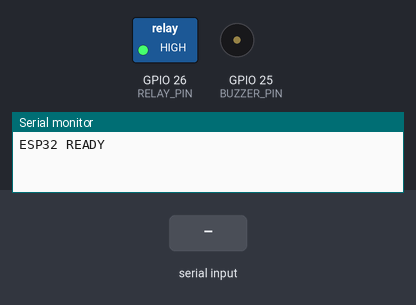
The sketch below on a simulated ESP32. Shown: switched loads named in the sketch (green lamp = pin HIGH), buzzer (waves = sounding, pin HIGH), the last lines printed to the serial monitor. The inputs (shaded band) are chosen by the test bench.

Above: at 1.2 s.
1.3 s: "DANGER\n" received over Serial
At 2.0 s:
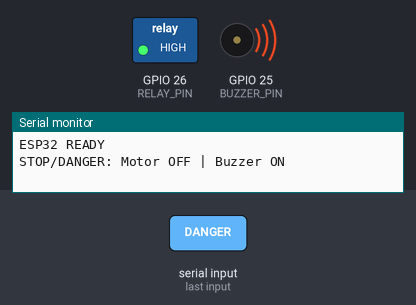
2.8 s: "SAFE\n" received over Serial
At 3.1 s:
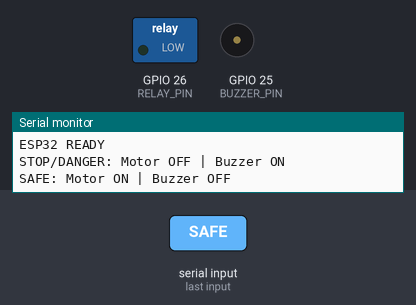
4.3 s: "STOP\n" received over Serial
At 5.5 s:
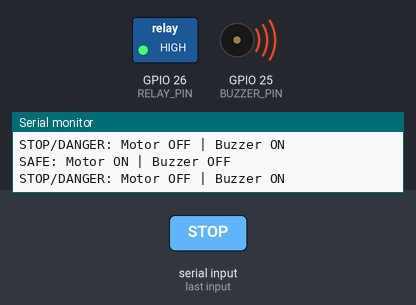
Timing chart, 0 to 7.3 s (numbered marks = the images above; inputs shaded):
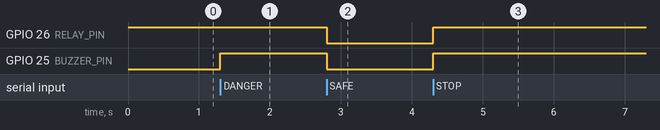

Measured:
- after the input at 1.3 s, GPIO 25 (BUZZER_PIN): LOW → HIGH at once
- after the input at 2.8 s, GPIO 26 (RELAY_PIN), GPIO 25 (BUZZER_PIN): HIGH → LOW at once
- after the input at 4.3 s, GPIO 26 (RELAY_PIN), GPIO 25 (BUZZER_PIN): LOW → HIGH at once

The sketch:

Connect1.ino.ino
```cpp
// ================= PIN DEFINITIONS =================
#define RELAY_PIN 26     // Relay (ACTIVE LOW) → Motor
#define BUZZER_PIN 25   // Buzzer

char buffer[10];  // to store incoming data

// ================= SETUP =================
void setup() {
  Serial.begin(115200);
  Serial.setTimeout(10);   // ⬅️ reduce timeout to 10 ms

  pinMode(RELAY_PIN, OUTPUT);
  pinMode(BUZZER_PIN, OUTPUT);

  // -------- FAIL SAFE --------
  digitalWrite(RELAY_PIN, HIGH);   // Motor OFF
  digitalWrite(BUZZER_PIN, LOW);   // Buzzer OFF

  Serial.println("ESP32 READY");
}

// ================= LOOP =================
void loop() {

  if (Serial.available()) {

    int len = Serial.readBytesUntil('\n', buffer, sizeof(buffer) - 1);
    buffer[len] = '\0';  // null terminate

    // 🚨 DANGER ZONE / STOP COMMAND
    /* ORIGINAL MATCH - PRESERVED FOR EASY RESTORE
    if (strcmp(buffer, "DANGER") == 0) {
    */
    if (strcmp(buffer, "DANGER") == 0 || strcmp(buffer, "STOP") == 0) {
      digitalWrite(RELAY_PIN, HIGH);   // Motor OFF
      digitalWrite(BUZZER_PIN, HIGH);  // Buzzer ON
      Serial.println("STOP/DANGER: Motor OFF | Buzzer ON");
    }

    // ✅ SAFE ZONE
    else if (strcmp(buffer, "SAFE") == 0) {
      digitalWrite(RELAY_PIN, LOW);    // Motor ON
      digitalWrite(BUZZER_PIN, LOW);   // Buzzer OFF
      Serial.println("SAFE: Motor ON | Buzzer OFF");
    }

    // 🛑 TIMEOUT / MANUAL STOP
    else if (strcmp(buffer, "TIMEOUT") == 0) {
      digitalWrite(RELAY_PIN, HIGH);   // Motor OFF
      digitalWrite(BUZZER_PIN, LOW);   // Buzzer OFF
      Serial.println("TIMEOUT: Motor OFF | Buzzer OFF");
    }
  }
}
```
